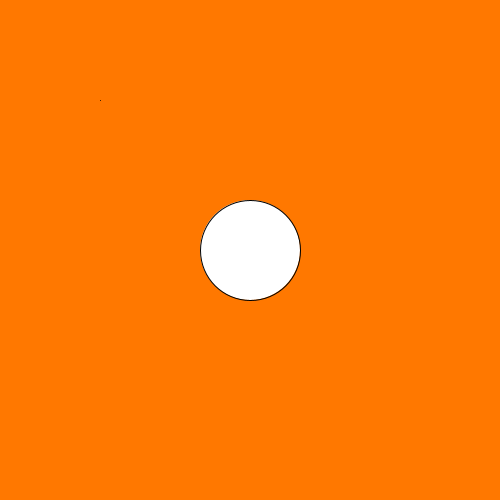
Frame 1 (no input)
Frame 60 (the mouse pressed at the canvas centre just before this capture): identical to frame 1, image omitted
Frame 120 (the mouse held since frame 60 and released just before this capture): identical to frame 1, image omitted

The Processing sketch that drew this single still picture (run headless with seeded random() and noise(); from frame 60 on, the mouse is pressed at the canvas centre):

// Processing sketch: sketch1
// ── sketch1.pde
void setup() {
    size(500,500);
}


void draw() {
    background(255, 120, 0);
    ellipse(250, 250, 100, 100);
    point(100, 100);
}
